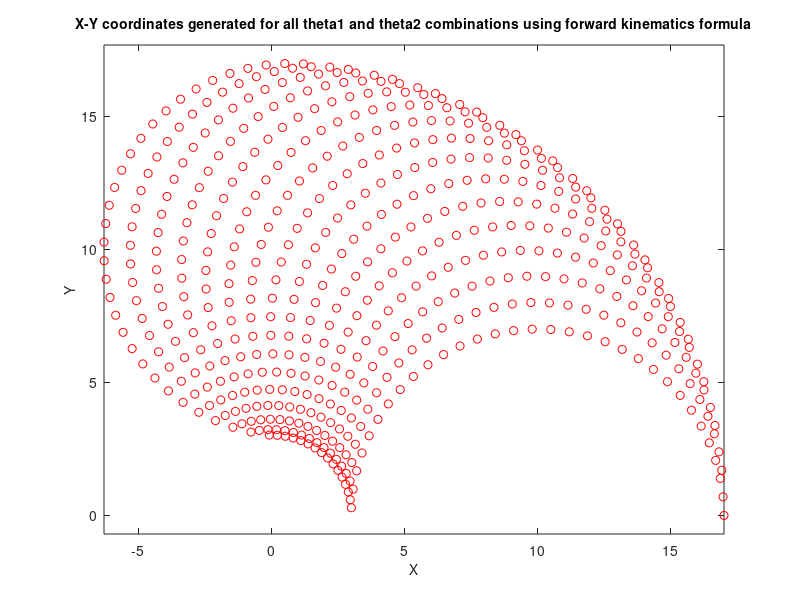

Recreate this plot in MATLAB.
l1 = 10; % length of first arm
l2 = 7; % length of second arm

theta1 = 0:0.1:pi/2; % all possible theta1 values
theta2 = 0:0.1:pi; % all possible theta2 values

[THETA1,THETA2] = meshgrid(theta1,theta2); % generate a grid of theta1 and theta2 values

X = l1 * cos(THETA1) + l2 * cos(THETA1 + THETA2); % compute x coordinates
Y = l1 * sin(THETA1) + l2 * sin(THETA1 + THETA2); % compute y coordinates

data1 = [X(:) Y(:) THETA1(:)]; % create x-y-theta1 dataset
data2 = [X(:) Y(:) THETA2(:)]; % create x-y-theta2 dataset

plot(X(:),Y(:),'ro');
axis equal;
xlabel('X','fontsize',10)
ylabel('Y','fontsize',10)
title('X-Y coordinates generated for all theta1 and theta2 combinations using forward kinematics formula','fontsize',10)